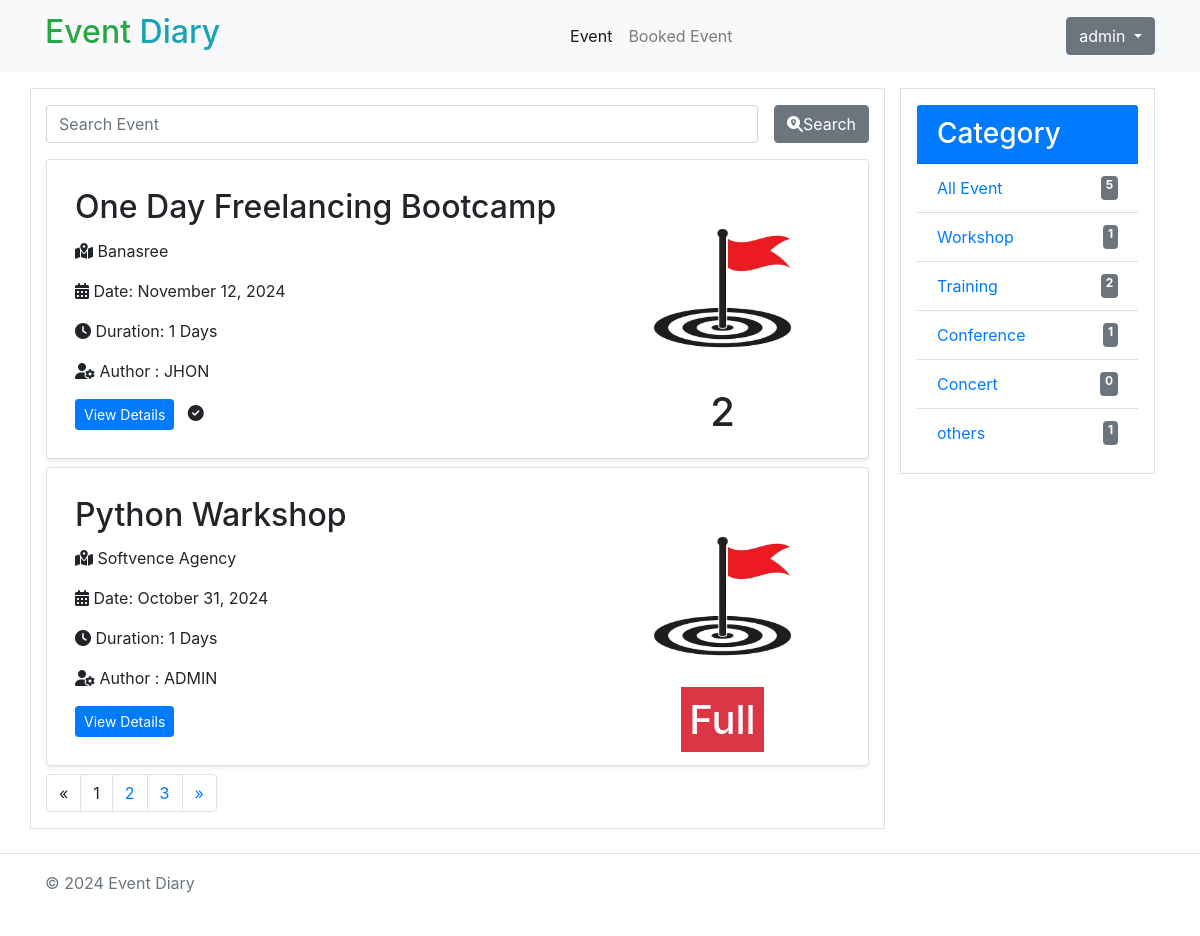
The app's page / (signed in) with its own data.
### event/models.py (models this page shows, shortened)
class Event(models.Model):
    STATUS_CHOICES = (
        ('draft', 'Draft'),
        ('published', 'Published'),
        ('cancelled', 'Cancelled'),
        ('complete', 'Complete'),
    )
    title = models.CharField(max_length=200)
    category = models.ForeignKey(Category, on_delete=models.CASCADE, related_name='events')
    venue = models.TextField(max_length=100)
    description = RichTextField()
    date = models.DateTimeField(default=timezone.now())
    duration = models.IntegerField(default=1)
    status = models.CharField(max_length=10, choices=STATUS_CHOICES, default='draft')
    author = models.ForeignKey(User, on_delete=models.CASCADE)
    participants = models.ManyToManyField(User, related_name='participants', blank=True, null=True)
    limit = models.IntegerField(default=5)
    created = models.DateTimeField(auto_now_add=True)
    updated = models.DateTimeField(auto_now=True)
    def is_full(self):
        return self.limit <= self.participants.count()
    class Meta:
        ordering = ['-created']

class Category(models.Model):
    name = models.CharField(max_length=50)
    created = models.DateTimeField(auto_now_add=True)
    updated = models.DateTimeField(auto_now=True)

### event/views.py (the view)
# urls.py: path("", views.home, name="home"),
def home(request):
    events = Event.objects.filter(status='published')
    categories = Category.objects.all()
    search_q = request.GET.get('search_q')
    category = request.GET.get('category')
    if search_q:
        events = events.filter(title__icontains=search_q)
    if category:
        events = events.filter(category__id=category)
    paginator = Paginator(events, 2)
    page_number = request.GET.get('page')
    events = paginator.get_page(page_number)
    context = {
        'events': events,
        'categories': categories,
        'total': Event.objects.filter(status='published').count()
    }
    return render(request, 'event/home.html', context)

### templates/event/home.html (shortened to what this page needs)
{% extends 'base.html' %}
{% load static %}
{% block content %}
{% include 'includes/navbar.html' %}
<div class="container ">
    <div class="row my-3">
    <div class=" col-9 event-list border">
        <div class="search-area my-3">
            <div class="search-box  mx-auto text-center ">
                <form method="get" action="" class="d-flex">
                    <input type="search" name="search_q" placeholder="Search Event" class="form-control" id="">
                    <button type="submit" class="btn btn-secondary ml-3"><i class="fa-solid fa-magnifying-glass-location d-inline "></i>Search</button>
                </form>
            </div>
        </div>
        {% for event in events %}
        <div class="card p-2 my-2 shadow-sm ">
            <div class="card-body row">
                <div class="col-8 left">
                    <h2 class="card-title">
                        {{ event.title }}</h2>
                    <p class="card-text">
                        <i class="fa-solid fa-map-location-dot"></i> {{ event.venue }}
                    </p>
                    <p>
                        <i class="fa-solid fa-calendar-alt"></i> Date: {{ event.date|date:"F d, Y" }}
                    </p>
                    <p>
                        <i class="fa-solid fa-clock"></i> Duration: {{ event.duration }} Days
                    </p>
                    <p>
                        <i class="fa-solid fa-user-gear"></i> Author : {{event.author|upper}}
                    </p>
                    <a href="{% url 'event_details' event.id %}" class="btn btn-primary btn-sm">View Details</a>  &nbsp;
                        {% if request.user in event.participants.all %}
                        <i class="fa-solid fa-circle-check"></i>
                        {% endif %}
                </div>
                <div class="col-4 right text-center d-flex flex-column" style="height: 200px; width:200px;">
                    <img src="{% static './images/flag.jpg' %}" class="w-100 h-100 contain " alt="">
                    <h1 class="">
                        {% if not event.is_full %}
                        {{event.participants.all|length}}
                        {% else %}
                         <span class="bg-danger p-2 text-white ">Full</span>
                         {% endif %}
                    </h1>
                </div>
            </div>
        </div>
        {% empty %}
        <h3 class="text-muted py-5">No Event Available</h3>
        {% endfor %}
        <nav aria-label="Page navigation example ">
            <ul class="pagination ">
                {% if events.has_previous %}
                <li class="page-item">
                    <a class="page-link" href="?page={{events.previous_page_number}}" aria-label="Previous">
                        <span aria-hidden="true">&laquo;</span>
                        <span class="sr-only">Previous</span>
                    </a>
                </li>
                {% else %}
                <li class="page-item">
                    <a class="page-link disabled" aria-label="Previous">
                        <span aria-hidden="true">&laquo;</span>
                    </a>
                </li>
                {% endif %}
                {% for page_num in events.paginator.page_range %}
                {% if page_num == events.number %}
                <li class="page-item"><a class="page-link disabled" >{{page_num}}</a></li>
                {% else %}
                <a href="?page={{ page_num }}" class="page-link">{{ page_num }}</a>
                {% endif %}
                {% endfor %}
                {% if events.has_next %}
                <li class="page-item">
                    <a class="page-link" href="?page={{events.next_page_number}}" aria-label="Next">
                        <span aria-hidden="true">&raquo;</span>
                    </a>
                </li>
                {% endif %}
            </ul>
        </nav>
    </div>
    <div class="col-3">
        <div class="card rounded-0 p-3">
            <h3 class="card-header bg-primary text-white">Category</h3>
            <ul class="list-group list-group-flush ">
                <li class="list-group-item">
                    <a href="{% url 'home' %}" class="d-flex justify-content-between">
                        <span>All Event </span>
                        <span class="badge badge-secondary text-white "> {{ total }}</span>
                    </a>
                </li>
                {% for category in categories %}
                <li class="list-group-item">
                    <a href="?category={{category.id}}" class=" d-flex justify-content-between">
                         <span>{{ category.name }}</span>
                         <span class="badge badge-secondary text-white ">{{ category.events.count }}</span>
                        </a>
                </li>
                {% endfor %}
            </ul>
        </div>
    </div>
</div>
</div>
{% include 'includes/footer.html' %}
{% endblock %}

### templates/includes/navbar.html (shortened to what this page needs)
<nav class="navbar navbar-expand-lg navbar-light  bg-light">
    <div class="container">
        <a class="navbar-brand" href="#">
            <h2 class="">
                <span class="fw-bold fs-1 text-success">Event</span>
                <span class="text-info">Diary</span>
            </h2>
        </a>
        <div class="collapse navbar-collapse  d-flex justify-content-center" id="navbarSupportedContent">
            <ul class="navbar-nav me-auto mb-2 mb-lg-0 ">
                <li class="nav-item">
                    <a class="nav-link active" aria-current="page" href="{% url 'home' %}">Event</a>
                </li>
                {% if request.user.is_authenticated %}
                <li class="nav-item">
                    <a class="nav-link" href="{% url 'booked_event' %}">Booked Event</a>
                </li>
                {% endif %}
            </ul>
        </div>
        <div class="d-flex">
            {% if request.user.is_authenticated %}
            <div class="dropdown">
                <button class="btn btn-secondary dropdown-toggle" type="button" id="dropdownMenuButton1"
                    data-bs-toggle="dropdown" aria-expanded="false">
                    {{request.user.username}}
                </button>
            </div>
            {% else %}
            <a href="{% url 'login' %}" class="btn btn-info ">Login</a>
            {% endif %}
        </div>
    </div>
</nav>

### records on screen
Event: title "One Day Freelancing Bootcamp", venue "Banasree", date "November 12, 2024", duration "1", author "JHON", participants.all|length "2"
Event: title "Python Warkshop", venue "Softvence Agency", date "October 31, 2024", duration "1", author "ADMIN", limit "Full"
Category: name "Workshop", events.count "1"
Category: name "Training", events.count "2"
Category: name "Conference", events.count "1"
Category: name "Concert", events.count "0"
Category: name "others", events.count "1"

### other values on screen
{{ request.user.username }} "admin"
{{ page_num }} "1"
{{ page_num }} "2" "3"
{{ total }} "5"
